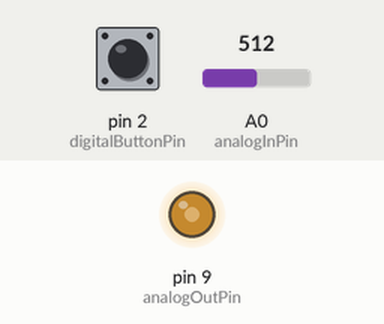
Bench run of a sketch on a simulated Arduino Uno, built with avr-gcc and run on an emulated ATmega328P. Shown: output pins drawn as LEDs (lit = HIGH). The test bench sets the inputs (shaded band); at power-on: A0 (analogInPin) = 512, pin 2 (digitalButtonPin) LOW.

Above: at 1.2 s.
1.3 s: A0 (analogInPin) set to 716
At 2.3 s:
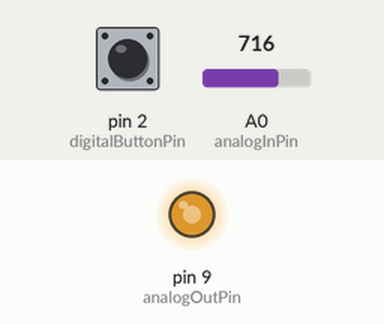
2.8 s: A0 (analogInPin) set to 900
At 3.1 s:
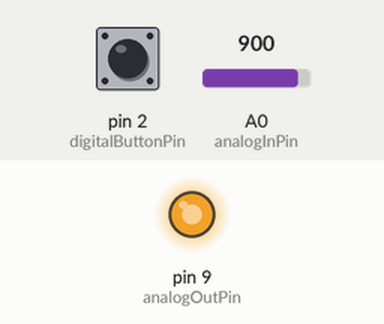
4.3 s: A0 (analogInPin) set to 122
At 5.5 s:
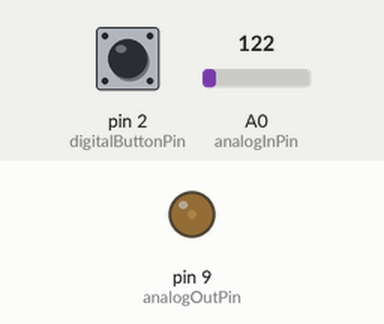
5.8 s: A0 (analogInPin) set to 0
At 6.6 s:
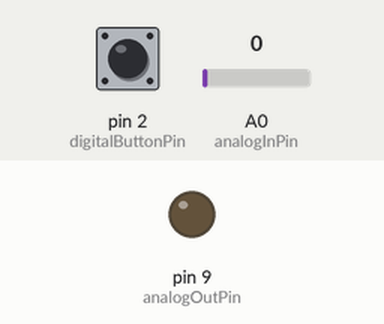
8.9 s: A0 (analogInPin) set to 511
At 10.2 s:
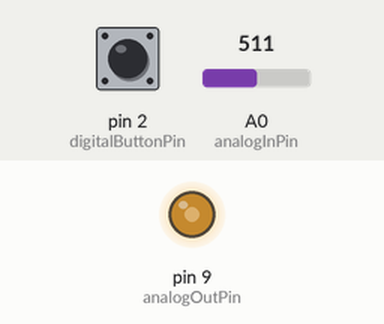
Timing chart, 0 to 11.4 s (numbered marks = the images above; inputs shaded):
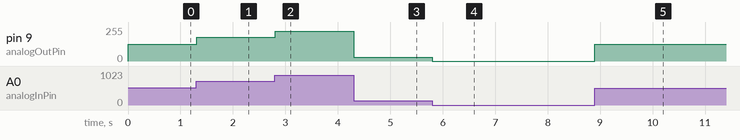

The sketch:

serial_test.ino
```cpp
// Serial_Test
//
// generate serial sample data based on a potentiometer
//
// the circuit includes an LED for visual feedback of the pot setting,
// and a digital push-button. When the button is pressed, the current
// reading is sent to the serial port. There is some logic here
// to ensure only one 'reading' is sent per instance that the button
// is pressed.
//
// v0.1, 10/3/15


#include <stdio.h>

const int analogInPin = A0;  // Analog input pin that the potentiometer is attached to
const int analogOutPin = 9; // Analog output pin that the LED is attached to
const int digitalButtonPin = 2; // Digital input pin that the switch is connected to

int sensorValue = 0;
int outputValue1 = 0;
int outputValue2 = 0;
int buttonState = 0;
int lastState = 0;
char strBuffer[20]="";


void setup() {
  // initialize serial

  // while devving on the Mac
  //Serial.begin(2400,SERIAL_8N1);

  // for go-live, needs to be 2400 7E1 to match balances
  Serial.begin(2400,SERIAL_7E1);

  pinMode(digitalButtonPin, INPUT);
}

void loop() {

  // read the analog in value:
  sensorValue = analogRead(analogInPin);
  // map it to the range of the analog out:
  outputValue1 = map(sensorValue, 0, 1023, 0, 255);
  // and also fake a 2-digit version for the decimal portion
  outputValue2 = map(sensorValue, 0, 1023, 0, 99);

  buttonState = digitalRead(digitalButtonPin);

  // change the analog out value:
  analogWrite(analogOutPin, outputValue1);

  // only do this if a button is pressed
  if ((buttonState == HIGH) && (lastState != HIGH))
  {
    // format the 2 fake reading parts into a balance-esque string
    sprintf(strBuffer,"ST,+ %.5d.%.2d  g", outputValue1, outputValue2);
    Serial.print(strBuffer);
    Serial.print(char(10));
  }
  // remember this state of the button
  lastState = buttonState;

  // wait 10 milliseconds before the next loop
  // for the analog-to-digital converter to settle
  // after the last reading:
  delay(10);
}
```

Measured:
- after the input at 1.3 s, pin 9 (analogOutPin): 127/255 → 178/255 at once
- after the input at 2.8 s, pin 9 (analogOutPin): 178/255 → 224/255 at once
- after the input at 4.3 s, pin 9 (analogOutPin): 224/255 → 30/255 at once
- after the input at 5.8 s, pin 9 (analogOutPin): 30/255 → 0/255 at once
- after the input at 8.9 s, pin 9 (analogOutPin): 0/255 → 127/255 at once
